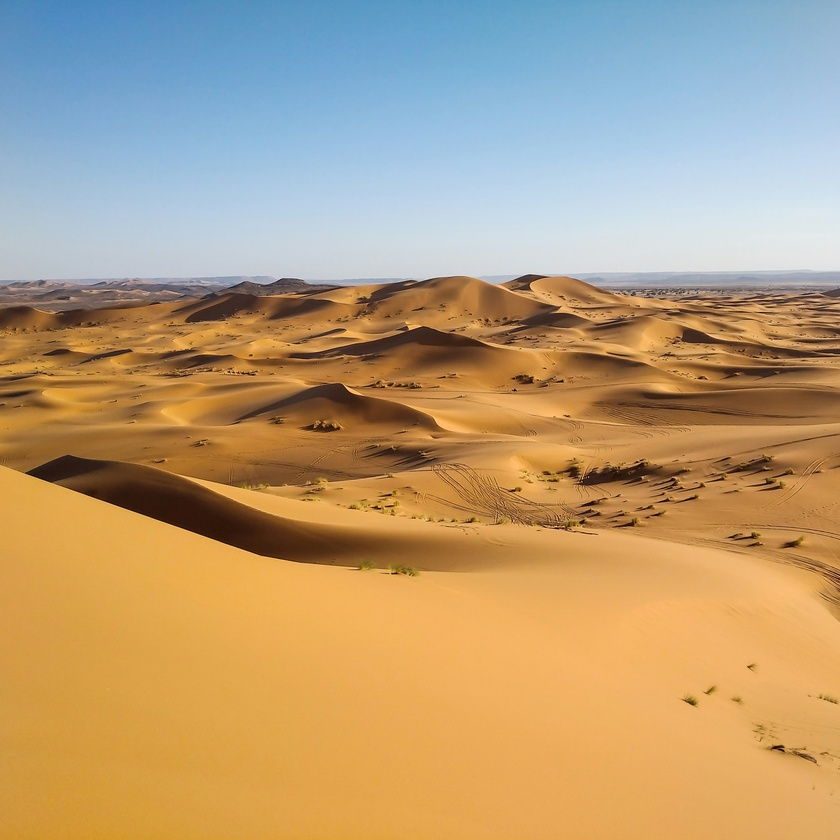
#> input picture Image Denoising/sample.jpg, 840 x 840 px, shrunk from 2990 x 2990 before the run
$ jupyter execute noise_analysis_demo.ipynb   (shell and % lines are left out)
#> lines starting #> are read from the running program, lines starting #| are printed output that depends on the picture; long printed decimals are rounded
# NoiseDetective: Image Noise Analysis and Removal Tool

This notebook demonstrates analyzing and mitigating common types of image noise.
We will:
1. Load a sample image.
2. Add Gaussian and Salt & Pepper noise.
3. Apply various denoising filters (Gaussian Blur, Median, Non-Local Means).
4. Evaluate filter performance using PSNR and SSIM.
5. Visualize results (histograms, metric comparisons).

## 1. Imports and Setup

[cell 1]
import os
from pathlib import Path
import time
from typing import Tuple, Dict, Any

[cell 2]
import cv2
import numpy as np
import matplotlib.pyplot as plt
import seaborn as sns
import pandas as pd
from skimage import data, img_as_float
from skimage.metrics import peak_signal_noise_ratio as psnr
from skimage.metrics import structural_similarity as ssim
from skimage.util import random_noise
from skimage.restoration import denoise_nl_means, estimate_sigma

[cell 3]
sns.set_theme(style="whitegrid")

[cell 4]
# --- Configuration Flags ---
# Set to True to load 'sample.*' from root, False to use skimage.data.astronaut()
USE_CUSTOM_IMAGE = True
CUSTOM_IMAGE_NAME = "sample.jpg" # Change to your image name (e.g., "sample.png")

# Set to True if you want to *add* synthetic noise to the loaded image.
# Set to False if your loaded image *already* contains noise you want to remove.
ADD_NOISE = True # <<< CHANGE THIS BASED ON YOUR NEED

# If ADD_NOISE is True, set noise parameters:
NOISE_VAR_GAUSSIAN = 0.01 # Variance for Gaussian noise
NOISE_AMOUNT_SP = 0.05 # Proportion for S&P noise

# Directory for saving final denoised images
OUTPUT_DIR = Path("../output_images")
OUTPUT_DIR.mkdir(exist_ok=True)
# --- End Configuration ---

# Define output directory for figures (already exists)
FIGURES_DIR = Path("../figures")
FIGURES_DIR.mkdir(exist_ok=True)

## 2. Helper Functions

Define functions for noise addition, filtering, metrics, and plotting.

### Noise Addition

[cell 5]
def add_gaussian_noise(
    image: np.ndarray, var: float = 0.01
) -> np.ndarray:
    """Adds Gaussian noise to an image."""
    return random_noise(image, mode="gaussian", var=var, clip=True)

[cell 6]
def add_salt_pepper_noise(
    image: np.ndarray, amount: float = 0.05
) -> np.ndarray:
    """Adds Salt & Pepper noise to an image."""
    return random_noise(image, mode="s&p", amount=amount, clip=True)

### Denoising Filters

[cell 7]
def apply_gaussian_blur(
    image: np.ndarray, ksize: Tuple[int, int] = (5, 5)
) -> np.ndarray:
    """Applies Gaussian Blur filter."""
    # OpenCV works with 0-255 range typically
    if image.dtype == np.float64 or image.dtype == np.float32:
        image_uint8 = (image * 255).astype(np.uint8)
    else:
        image_uint8 = image
    denoised = cv2.GaussianBlur(image_uint8, ksize, 0)
    return img_as_float(denoised)

[cell 8]
def apply_median_filter(image: np.ndarray, ksize: int = 5) -> np.ndarray:
    """Applies Median filter."""
    if image.dtype == np.float64 or image.dtype == np.float32:
        image_uint8 = (image * 255).astype(np.uint8)
    else:
        image_uint8 = image
    # Ensure ksize is odd
    ksize = ksize if ksize % 2 != 0 else ksize + 1
    denoised = cv2.medianBlur(image_uint8, ksize)
    return img_as_float(denoised)

[cell 9]
def apply_nl_means(
    image: np.ndarray, h_factor: float = 1.15
) -> np.ndarray:
    """Applies Non-Local Means denoising."""
    # Estimate noise standard deviation
    sigma_est = np.mean(estimate_sigma(image, channel_axis=-1))

    # Apply NLM
    # patch_size and patch_distance are important parameters
    # h = h_factor * sigma_est controls filter strength
    denoised = denoise_nl_means(
        image,
        h=h_factor * sigma_est,
        fast_mode=True,
        patch_size=5,
        patch_distance=6,
        channel_axis=-1,
    )
    return denoised

### Evaluation Metrics

[cell 10]
def calculate_metrics(
    original: np.ndarray, processed: np.ndarray
) -> Dict[str, float]:
    """Calculates PSNR and SSIM between two images."""
    data_range = original.max() - original.min()
    psnr_val = psnr(original, processed, data_range=data_range)

    # Ensure SSIM calculation handles multichannel correctly
    channel_axis = -1 if original.ndim == 3 else None
    ssim_val = ssim(
        original,
        processed,
        data_range=data_range,
        channel_axis=channel_axis
    )
    return {"PSNR": psnr_val, "SSIM": ssim_val}

### Plotting Functions

[cell 11]
def plot_image_comparison(
    images: Dict[str, np.ndarray], title: str, filename: Path
) -> None:
    """Plots multiple images side-by-side."""
    n_images = len(images)
    fig, axes = plt.subplots(
        1, n_images, figsize=(5 * n_images, 5), sharex=True, sharey=True
    )
    if n_images == 1: # Handle case with single image
        axes = [axes]

    for ax, (label, img) in zip(axes, images.items()):
        cmap = "gray" if img.ndim == 2 else None
        ax.imshow(img, cmap=cmap)
        ax.set_title(label)
        ax.axis("off")
    fig.suptitle(title, fontsize=16)
    plt.tight_layout(rect=[0, 0.03, 1, 0.95]) # Adjust layout for suptitle
    plt.savefig(filename)
    print(f"Saved comparison plot: {filename}")
    plt.show()

[cell 12]
def plot_histograms(
    images: Dict[str, np.ndarray], title: str, filename: Path
) -> None:
    """Plots histograms for multiple images."""
    fig, ax = plt.subplots(figsize=(10, 6))
    for label, img in images.items():
        # Use ravel to flatten the image array for histogram calculation
        sns.histplot(img.ravel(), kde=False, label=label, ax=ax, stat="density", common_norm=False, bins=50)
    ax.set_title(title)
    ax.set_xlabel("Pixel Intensity")
    ax.set_ylabel("Density")
    ax.legend()
    plt.tight_layout()
    plt.savefig(filename)
    print(f"Saved histogram plot: {filename}")
    plt.show()

[cell 13]
def plot_metrics_comparison(
    metrics_df: pd.DataFrame, title: str, filename: Path
) -> None:
    """Plots PSNR and SSIM comparison using a bar chart."""
    fig, axes = plt.subplots(1, 2, figsize=(12, 5))

    # PSNR Plot
    sns.barplot(x=metrics_df.index, y="PSNR", data=metrics_df, ax=axes[0], palette="viridis")
    axes[0].set_title("PSNR Comparison (Higher is Better)")
    axes[0].set_ylabel("PSNR (dB)")
    axes[0].tick_params(axis='x', rotation=45)

    # SSIM Plot
    sns.barplot(x=metrics_df.index, y="SSIM", data=metrics_df, ax=axes[1], palette="viridis")
    axes[1].set_title("SSIM Comparison (Higher is Better)")
    axes[1].set_ylabel("SSIM")
    axes[1].tick_params(axis='x', rotation=45)

    fig.suptitle(title, fontsize=16)
    plt.tight_layout(rect=[0, 0.03, 1, 0.95])
    plt.savefig(filename)
    print(f"Saved metrics plot: {filename}")
    plt.show()

## 3. Load Sample Image

Load a standard grayscale or color image. Using `skimage.data`.

[cell 14]
# ## 3. Load Image

from skimage import io # Make sure io is imported

if USE_CUSTOM_IMAGE:
    # Construct path relative to the notebook location
    image_path = Path(f"../{CUSTOM_IMAGE_NAME}")
    print(f"Attempting to load custom image from: {image_path}")
    try:
        image_original_rgb = io.imread(image_path)
#> image_original_rgb is the input picture: shape (840, 840, 3); mean R, G, B 183.3, 157.8, 121.7
        # Handle RGBA by removing alpha
        if image_original_rgb.ndim == 3 and image_original_rgb.shape[2] == 4:
             image_original_rgb = image_original_rgb[:, :, :3]
             print("Loaded RGBA image, removed alpha channel.")
        # Convert to float
        image_original_float = img_as_float(image_original_rgb)
        print(f"Successfully loaded custom image: {CUSTOM_IMAGE_NAME}")
    except FileNotFoundError:
        print(f"ERROR: Custom image not found at {image_path}")
        print("Please place the image in the root project folder.")
        # Optional: Stop execution or fallback to default
        # raise FileNotFoundError(f"Could not load image: {image_path}")
        print("Falling back to default skimage image.")
        image_original_rgb = data.astronaut()
        image_original_float = img_as_float(image_original_rgb)

else:
    print("Using default skimage image (astronaut).")
    image_original_rgb = data.astronaut()
    image_original_float = img_as_float(image_original_rgb)


# Store the initially loaded image (could be clean or already noisy)
image_loaded = image_original_float.copy()

# This will be our "ground truth" only if we add noise synthetically
image_clean_reference = image_loaded.copy() if ADD_NOISE else None

[cell 15]
print(f"Loaded image shape: {image_original_float.shape}, dtype: {image_original_float.dtype}")
#| Loaded image shape: (840, 840, 3), dtype: float64

[cell 16]
# Display the loaded image
plt.figure(figsize=(5, 5))
cmap_val = 'gray' if image_loaded.ndim == 2 else None
plt.imshow(image_loaded, cmap=cmap_val)
plt.title("Loaded Image")
plt.axis("off")
plt.show()

## 4. Add Noise

We will simulate adding Gaussian and Salt & Pepper noise.

[cell 17]
# ## 4. Add Noise (Optional)

noisy_gaussian = None
noisy_sp = None

if ADD_NOISE:
    print("Adding synthetic noise...")
    start_time = time.time()

    # Use noise parameters from config
    noisy_gaussian = add_gaussian_noise(image_loaded, var=NOISE_VAR_GAUSSIAN)
    noisy_sp = add_salt_pepper_noise(image_loaded, amount=NOISE_AMOUNT_SP)
#> in add_salt_pepper_noise, `return random_noise(image, mode="s&p", amount=amount, clip=True)`:
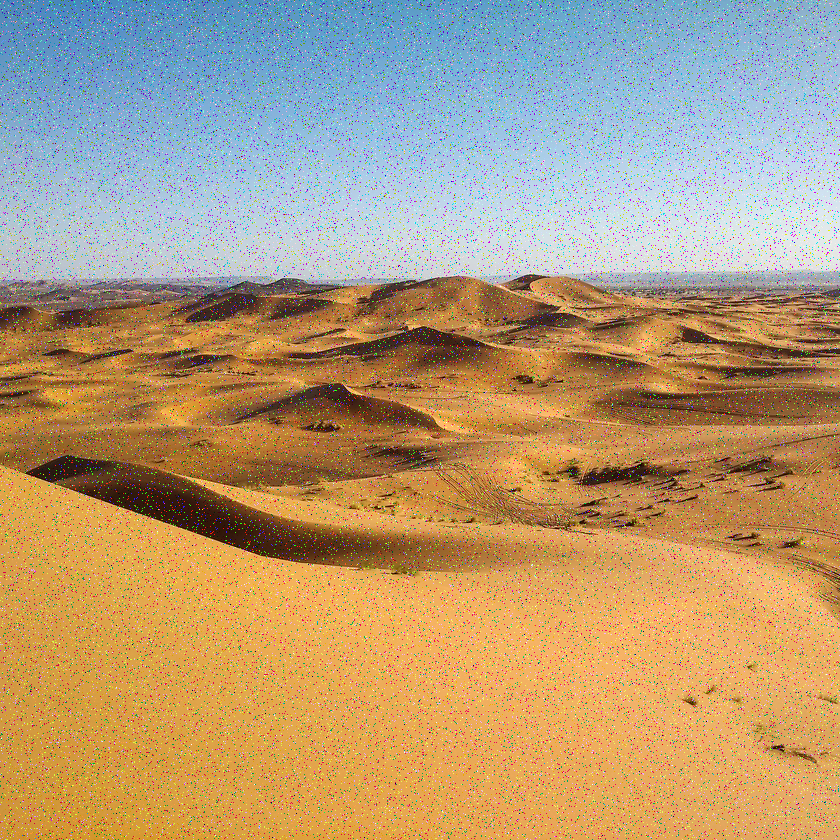
#> returned value: shape (840, 840, 3) float64; mean of channels 0, 1, 2 0.708, 0.613, 0.478; drawn as R, G, B

    # Display noisy images comparison (only if noise was added)
    plot_image_comparison(
        {"Original Clean": image_loaded,
         f"Gaussian (var={NOISE_VAR_GAUSSIAN})": noisy_gaussian,
         f"S&P (amount={NOISE_AMOUNT_SP})": noisy_sp},
        title="Original vs. Synthetically Noisy Images",
        filename=FIGURES_DIR / "synthetic_noisy_images_comparison.png"
    )
#> in plot_image_comparison, `n_images = len(images)`: n_images = 3
#> the loop in plot_image_comparison, `for ax, (label, img) in zip(axes, images.items()):` made 3 passes
#> label on passes 1 to 3: 'Original Clean', 'Gaussian (var=0.01)', 'S&P (amount=0.05)'
#> in plot_image_comparison, `plt.savefig(filename)`:
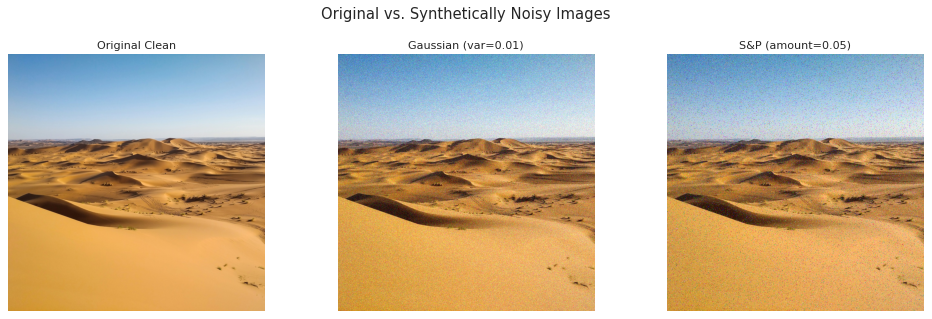
#> figure drawn by matplotlib, 3 panels

    print(f"Noise addition took: {time.time() - start_time:.2f} seconds")

    # In this case, we choose ONE type of noisy image to proceed with denoising
    # Let's choose Gaussian for this example, you can change this
    image_to_denoise = noisy_gaussian
    noise_type_label = "Synthetic Gaussian Noise"
    print(f"Proceeding to denoise the image with {noise_type_label}.")

else:
    print("Skipping synthetic noise addition.")
    print("Assuming the loaded image is the noisy input.")
    image_to_denoise = image_loaded # The loaded image is the one to denoise
    noise_type_label = "Input Image"

# Ensure image_to_denoise is not None
if image_to_denoise is None:
    raise ValueError("Image to denoise is not set. Check logic.")

## 5. Apply Denoising Filters

Apply Gaussian Blur, Median Filter, and Non-Local Means to both types of noisy images.

[cell 18]
# ## 5. Apply Denoising Filters

print(f"Applying denoising filters to: {noise_type_label}")
start_time = time.time()

# Apply filters to the input image (which might be synthetically noisy or the original loaded image)
denoised_blur = apply_gaussian_blur(image_to_denoise)
denoised_median = apply_median_filter(image_to_denoise)
denoised_nlm = apply_nl_means(image_to_denoise)
#> in apply_nl_means, `sigma_est = np.mean(estimate_sigma(image, channel_axis=-1))`: sigma_est = 0.097

print(f"Denoising took: {time.time() - start_time:.2f} seconds")

# Store results
denoising_results = {
    "Gaussian Blur": denoised_blur,
    "Median Filter": denoised_median,
    "NL Means": denoised_nlm,
}

# Display denoising results comparison
plot_image_comparison(
    {
        f"Input ({noise_type_label})": image_to_denoise,
        "Gaussian Blur": denoised_blur,
        "Median Filter": denoised_median,
        "NL Means": denoised_nlm,
    },
    title="Denoising Filter Results",
    filename=FIGURES_DIR / "denoising_results_comparison.png"
)
#> call 2 of plot_image_comparison, with title = 'Denoising Filter Results'
#> in plot_image_comparison (call 2), `n_images = len(images)`: n_images = 4
#> the loop in plot_image_comparison (call 2), `for ax, (label, img) in zip(axes, images.items()):` made 4 passes
#> in plot_image_comparison (call 2), `plt.savefig(filename)`:
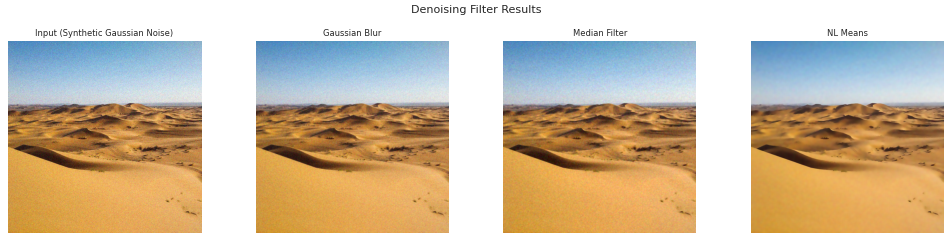
#> figure drawn by matplotlib, 4 panels

## 6. Evaluate Performance

Calculate PSNR and SSIM for each denoised image compared to the original.

[cell 19]
# ## 6. Evaluate Performance (Optional)

metrics_results = []
metrics_df = None

if ADD_NOISE and image_clean_reference is not None:
    print("Evaluating filter performance using PSNR & SSIM (compared to original clean image)...")
    for name, img_denoised in denoising_results.items():
        metrics = calculate_metrics(image_clean_reference, img_denoised)
        metrics["Filter"] = name
        metrics["Noise Type"] = noise_type_label # Label based on added noise
        metrics_results.append(metrics)
        print(f"  - {name}: PSNR={metrics['PSNR']:.2f} dB, SSIM={metrics['SSIM']:.3f}")
#> this loop made 3 passes
#> (name, psnr_val in calculate_metrics, ssim_val in calculate_metrics) on passes 1 to 3: ('Gaussian Blur', 28.74, 0.656), ('Median Filter', 27.94, 0.659), ('NL Means', 30.82, 0.882)
#|   - Gaussian Blur: PSNR=28.74 dB, SSIM=0.656
#|   - Median Filter: PSNR=27.94 dB, SSIM=0.659
#|   - NL Means: PSNR=30.82 dB, SSIM=0.882
#> after the loop, metrics_results = 3 items

    # Convert results to DataFrame
    metrics_df = pd.DataFrame(metrics_results)
#> metrics_df = table of 3 rows and 4 columns
    print("\n--- Performance Metrics Summary ---")
    print(metrics_df)
#|         PSNR      SSIM         Filter                Noise Type
#| 0  28.739  0.6556  Gaussian Blur  Synthetic Gaussian Noise
#| 1  27.943  0.6594  Median Filter  Synthetic Gaussian Noise
#| 2  30.818  0.8823       NL Means  Synthetic Gaussian Noise

else:
    print("Skipping PSNR/SSIM calculation because no synthetic noise was added (no clean reference).")

## 7. Visualize Results

[cell 20]
# ## 7. Visualize Results

# ### Plot 1: Histogram Comparison
# Compare histograms of the input image and the denoised images.
print("Generating histogram comparison plot...")
histogram_images = {f"Input ({noise_type_label})": image_to_denoise}
histogram_images.update({f"Denoised ({name})": img for name, img in denoising_results.items()})

plot_histograms(
    histogram_images,
    title="Pixel Intensity Distribution Comparison",
    filename=FIGURES_DIR / "histogram_comparison.png" # Overwrite previous histogram plot
)
#> the loop in plot_histograms, `for label, img in images.items():` made 4 passes
#> in plot_histograms, `plt.savefig(filename)`:
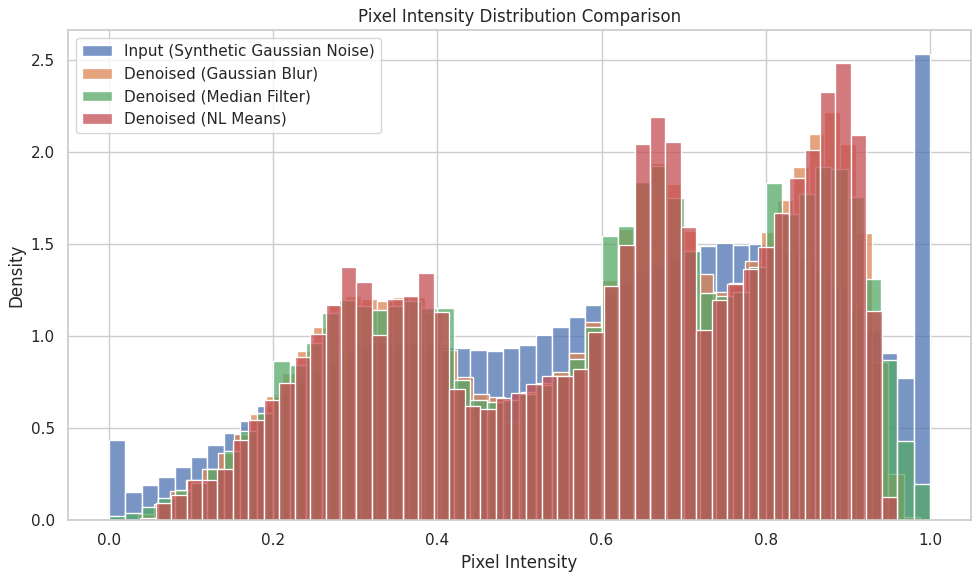
#> figure drawn by matplotlib, 1 panel; tallest bar 2.53 high, from x = 0.98 to 1; tallest bar 2.22 high, from x = 0.872 to 0.891; tallest bar 1.92 high, from x = 0.66 to 0.68

# ### Plot 2: Metrics Comparison Bar Chart (Conditional)
if metrics_df is not None:
    print("Generating metrics comparison plot...")
    plot_metrics_comparison(
        metrics_df.set_index("Filter"),
        title="Denoising Filter Performance Comparison",
        filename=FIGURES_DIR / "metrics_comparison.png" # Overwrite previous metrics plot
    )
#> in plot_metrics_comparison, `plt.savefig(filename)`:
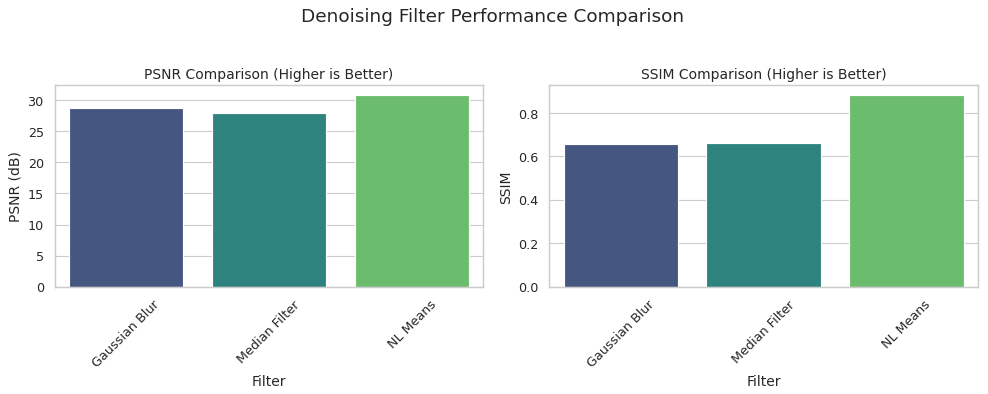
#> figure drawn by matplotlib, 2 panels
else:
    print("Skipping metrics comparison plot (no metrics calculated).")

[cell 21]
# ## 8. Save Denoised Images

from skimage.util import img_as_ubyte # To convert float [0,1] to uint8 [0,255] for saving

print(f"Saving denoised images to: {OUTPUT_DIR}")

# Determine base filename from input
base_filename = Path(CUSTOM_IMAGE_NAME).stem if USE_CUSTOM_IMAGE else "astronaut"

for name, img_denoised in denoising_results.items():
    # Format filter name for filename (e.g., "Gaussian Blur" -> "gaussian_blur")
    filter_fname = name.lower().replace(" ", "_")
    output_fname = f"{base_filename}_denoised_{filter_fname}.png"
    output_path = OUTPUT_DIR / output_fname

    # Save the image - convert back to uint8 for standard image formats
    try:
        io.imsave(output_path, img_as_ubyte(img_denoised))
        print(f"  - Saved: {output_path}")
    except Exception as e:
        print(f"  - Failed to save {output_path}: {e}")
#> this loop made 3 passes
#|   - Saved: ../output_images/sample_denoised_gaussian_blur.png
#|   - Saved: ../output_images/sample_denoised_median_filter.png
#|   - Saved: ../output_images/sample_denoised_nl_means.png


print("\n--- Notebook Execution Complete ---")
